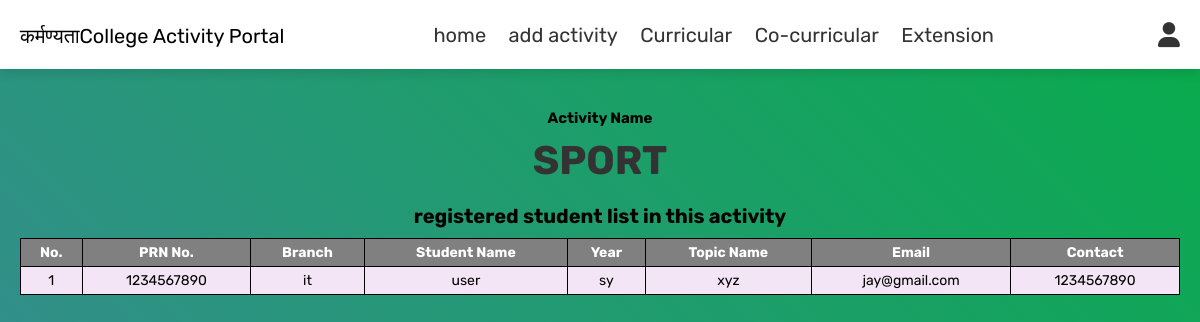
The page /reg_stu.php?id=10&name=sport (signed in) on the database its author committed.
### tables this page shows
CREATE TABLE `reg` (
  `reg_id` int(11) NOT NULL,
  `id` int(11) NOT NULL,
  `user_id` int(11) NOT NULL,
  `roll_no` int(11) NOT NULL,
  `prn` varchar(100) NOT NULL,
  `branch` varchar(100) NOT NULL,
  `name` varchar(200) NOT NULL,
  `year` varchar(100) NOT NULL,
  `topic_name` varchar(500) NOT NULL,
  `email` varchar(200) NOT NULL,
  `contact` varchar(100) NOT NULL
);

### reg_stu.php (the view, shortened to what this page needs)
<?php
include 'config.php';
?>
<!DOCTYPE html>
<html lang="en">
<head>
    <link rel="stylesheet" href="https://cdnjs.cloudflare.com/ajax/libs/font-awesome/6.0.0/css/all.min.css">
    <link rel="stylesheet" href="css/admin_style.css?v=<?php echo time();?>">
</head>
<body>
    <?php include 'admin_header.php'; ?>
    <section class="add-products">
        <h4 style="text-align: center;font-size: 1.5rem;text-transform: capitalize;padding: 1rem;">activity name</h4>
        <h1 class="title"><?php echo htmlspecialchars($_GET["name"]); ?></h1>
        <h4 style="text-align: center;font-size: 2rem;color: var(--red);margin: 1rem;">registered student list in this
            activity</h4>
        <div class="row2">
            <div class="row22">
                <table class="table" style="width: 100%;">
                    <thead>
                        <tr>
                            <th>No.</th>
                            <th>PRN No.</th>
                            <th>Branch</th>
                            <th>Student Name</th>
                            <th>Year</th>
                            <th>Topic Name</th>
                            <th>Email</th>
                            <th>Contact</th>
                        </tr>
                    </thead>
                    <tbody>
                        <?php
					$i = 1;
					$query="SELECT * FROM `reg` WHERE `id`='" . $_GET['id'] . "' ";
					$result=$conn->query($query);
					while($row = mysqli_fetch_array($result)) { ?>
                        <td><?php echo $i++; ?></td>
                        <td><?php echo $row['prn']; ?></td>
                        <td><?php echo $row['branch']; ?></td>
                        <td><?php echo $row['name']; ?></td>
                        <td><?php echo $row['year']; ?></td>
                        <td><?php echo $row['topic_name']; ?></td>
                        <td><?php echo $row['email']; ?></td>
                        <td><?php echo $row['contact']; ?></td>
                        <?php } ?>
                    </tbody>
                </table>
            </div>
        </div>
    </section>
</body>
</html>

### css/admin_style.css (style rules this page uses)
:root { --red: #000; --red: #000; --orange: #000; --black:#333; --white:#fff; --light-color:#666; --light-white:#ccc; --light-bg:#f5f5f5; --border:.1rem solid var(--black); --box-shadow:0 .5rem 1rem rgba(0,0,0,.1); }
* { font-family: 'Rubik', sans-serif; margin:0; padding:0; box-sizing: border-box; outline: none; border:none; text-decoration: none; transition:all .2s linear; }
html { font-size: 62.5%; overflow-x: hidden; }
body { background-color: #328f8a; background-image: linear-gradient(45deg,#328f8a,#08ac4b); }
section { padding:3rem 2rem; }
.title { text-align: center; margin-bottom: 2rem; text-transform: uppercase; color:var(--black); font-size: 4rem; }
td, th { border: 1px solid #000; padding: 0.5rem; text-align: center; font-size: 1.4rem; }
th { color: white; }
table { border-collapse: collapse; }
tr { background: gray; }

### rows shown on the page
reg: prn "1234567890", branch "it", name "user", year "sy", topic_name "xyz", email "jay@gmail.com", contact "1234567890"

### other values the page prints
$_GET["name"] "SPORT"
